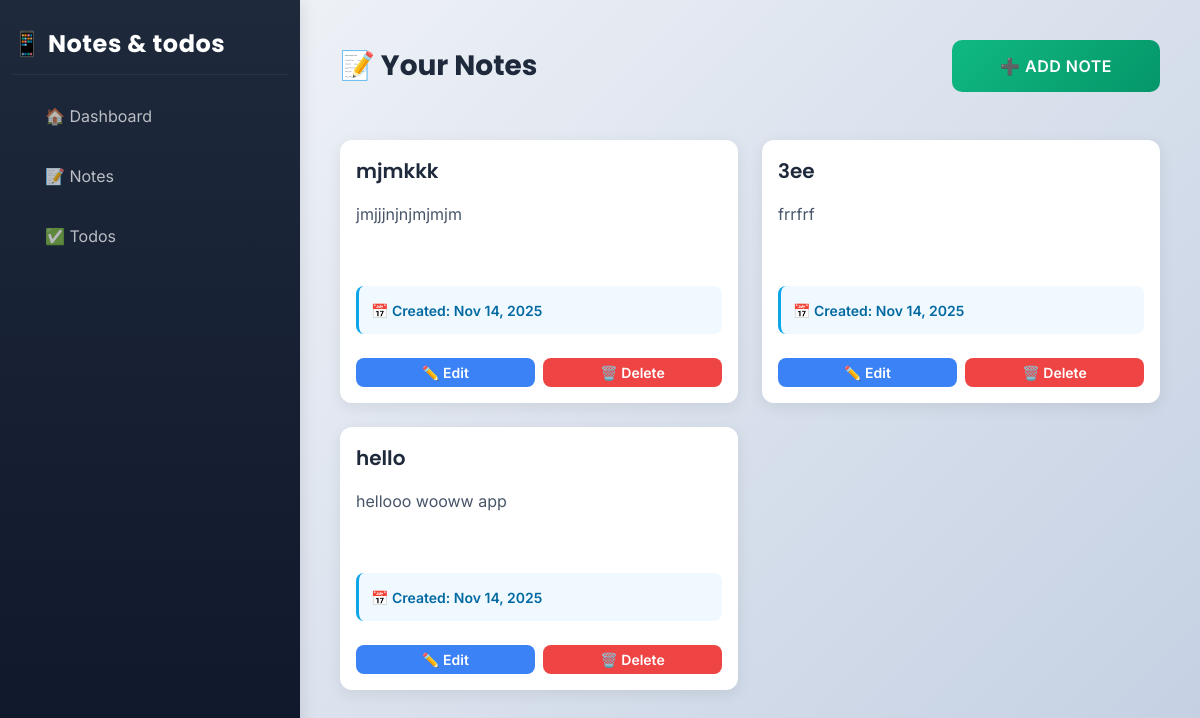
Page /notes/ on the earlier database version.
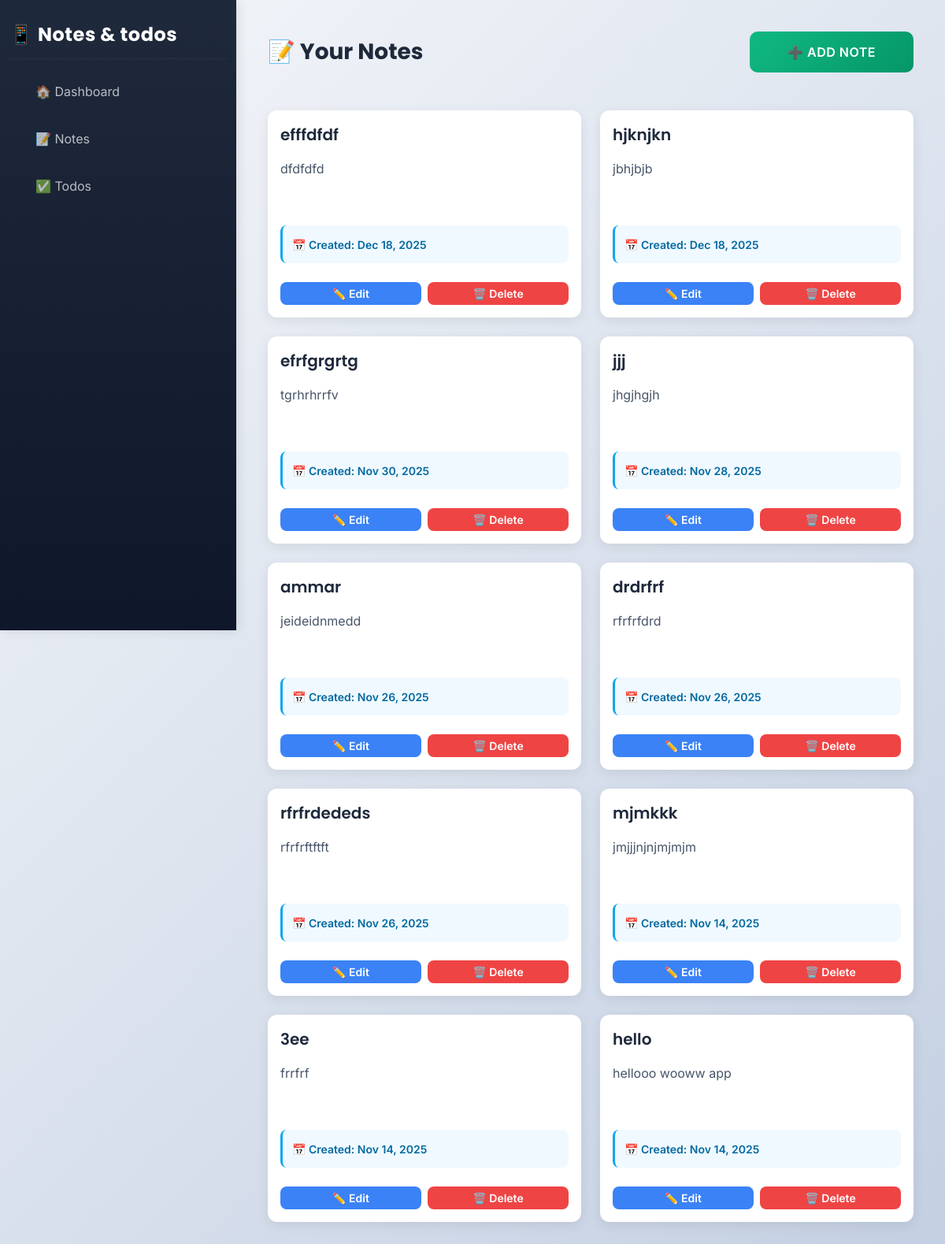
Same page on the later database version.
### core/models.py (models this page shows, shortened)
class Note(models.Model):
    title = models.CharField(max_length=200)
    content = models.TextField()
    created_at = models.DateTimeField(auto_now_add=True)

### core/views.py (the view)
# urls.py: path("notes/", views.notes_list, name="notes_list"),
def notes_list(request):
    notes = note_service.list_all()
    return render(request, "notes_list.html", {"notes": notes})

### core/services.py (called while the page is built)
    def list_all(self):
        return self.model.objects.all().order_by("-created_at")

### core/templates/notes_list.html (shortened to what this page needs)
{% extends "layout.html" %}
{% block content %}
<div class="mb-5">
    <div style="display: flex; justify-content: space-between; align-items: center;">
        <h2 style="margin: 0;">📝 Your Notes</h2>
        <a href="/notes/add/" class="btn btn-success">➕ Add Note</a>
    </div>
</div>
{% if notes %}
    <div class="row g-4">
        {% for note in notes %}
            <div class="col-lg-6">
                <div class="card note-card" style="height: 100%; transition: all 0.3s ease;">
                    <div class="card-body">
                        <h5 class="card-title mb-3" style="color: #1e293b; font-weight: 600; line-height: 1.5;">
                            {{ note.title }}
                        </h5>
                        <p class="card-text mb-4" style="color: #475569; line-height: 1.6; min-height: 60px;">
                            {{ note.content|truncatechars:120 }}
                        </p>
                        <div class="mb-4" style="padding: 12px; background-color: #f0f9ff; border-radius: 8px; border-left: 3px solid #0ea5e9;">
                            <small style="color: #0369a1; font-weight: 600;">📅 Created: {{ note.created_at|date:"M d, Y" }}</small>
                        </div>
                        <div class="d-flex gap-2">
                            <a href="/notes/edit/{{ note.id }}/" class="btn btn-sm" style="background-color: #3b82f6; color: white; flex: 1; border: none; border-radius: 8px; font-weight: 600; transition: all 0.3s ease;">
                                ✏️ Edit
                            </a>
                            <a href="/notes/delete/{{ note.id }}/" class="btn btn-sm" style="background-color: #ef4444; color: white; flex: 1; border: none; border-radius: 8px; font-weight: 600; transition: all 0.3s ease;" onclick="return confirm('Are you sure?')">
                                🗑️ Delete
                            </a>
                        </div>
                    </div>
                </div>
            </div>
        {% endfor %}
    </div>
{% endif %}
{% endblock %}

Differences in the rows shown:
added Note: title "efffdfdf", content "dfdfdfd", created_at "Dec 18, 2025"
added Note: title "hjknjkn", content "jbhjbjb", created_at "Dec 18, 2025"
added Note: title "efrfgrgrtg", content "tgrhrhrrfv", created_at "Nov 30, 2025"
added Note: title "jjj", content "jhgjhgjh", created_at "Nov 28, 2025"
added Note: title "ammar", content "jeideidnmedd", created_at "Nov 26, 2025"
added Note: title "drdrfrf", content "rfrfrfdrd", created_at "Nov 26, 2025"
added Note: title "rfrfrdededs", content "rfrfrftftft", created_at "Nov 26, 2025"
